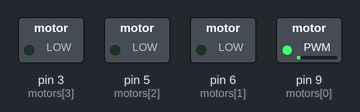
A sketch run on a simulated Arduino Uno, built with avr-gcc and run on an emulated ATmega328P. Shown: switched loads named in the sketch (green lamp = pin HIGH). What the sketch prints to the serial monitor is not drawn.

Above: at 0.05 s.
At 2.2 s:
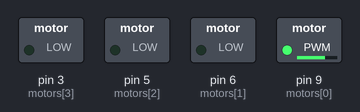
At 4.4 s:
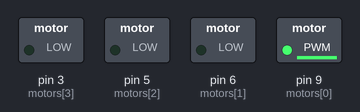
At 8.75 s:
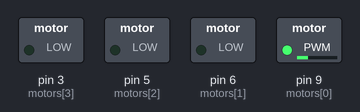
Timing chart, 0 to 12.2 s (numbered marks = the images above):
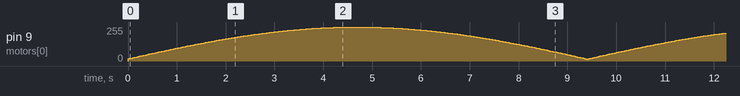

The sketch:

uniDirMotorControl.ino
```cpp
#include <math.h>

const int motorCount = 4;
int motors[motorCount] = {9, 6, 5, 3};
int M1 = motors[0];
int M2 = motors[1];
int M3 = motors[2];
int M4 = motors[3];

void setup() {
  Serial.begin(115200); //opens serial comm at specified baudrate
  initMotors();
}

void loop() {
  //on(motors[0],150,2000); //on
  //brake(motors[0], 1000);
  //saw(motors[0], 17, 255, 20000, 1); //ramp up
  //saw(motors[0], 255, 17, 20000, 1); //ramp down
  //square(motors[0], 255, 800, 400, 10); //square wave
  //triangle(M1,255,17,10000,2); //
  sine(M1, 255, 10000, 1);
  //brake(M1,1000);
}

//////////////////////////////////////////////////////////////////////////////
//////////////////////////////////          //////////////////////////////////
//////////////////////////////////   BASIC  //////////////////////////////////
//////////////////////////////////  CONTROL //////////////////////////////////
//////////////////////////////////          //////////////////////////////////
//////////////////////////////////////////////////////////////////////////////

// -- INITILIAZE MOTORS -- //
//Initializes every motor in the motors array to its resepective pin number
//Sets all the motors to off
void initMotors() {
  for(int i = 0; i < motorCount; i++) {
    pinMode(motors[i],OUTPUT); //sets PWM to OUTPUT
    digitalWrite(motors[i],LOW); //initializes PWM pins to LOW
  }
  Serial.println("MOTORS INITIALIZED");
}

// -- ON -- //
//turns motor on at specified amplitude for specified time
void on(int motor, int amp, int time) {
    analogWrite(motor, amp);
    Serial.println("PIN " + String(motor) + " | " + "ON" + " | AMP = " + String(amp) + " | TIME = " + String(time));
    delay(time);
}

// -- BRAKE -- //
//stops motor for specified amount of time
void brake(int motor, int time) {
  digitalWrite(motor,LOW);
  Serial.println("PIN " + String(motor) + " | " + "BRAKE" + " | TIME = " + String(time));
  delay(time);
}

// -- KICKSTART -- //
//provides enough current to kickstart the motor
//power is an int between 1-3. 1 is a gentle kickstart, 3 is a powerful kickstart
void kickstart(int motor, int power) {
  analogWrite(motor,255);
  switch(power) {
    case 3:
      delay(30);
      break;
    case 2:
      delay(20);
      break;
    case 1:
      delay(10);
      break;
  }
  Serial.println("PIN " + String(motor) + " | " + "KICKSTART" + " | POWER = " + String(power));
}

String getDir(int low, int high) {
  if (low < high) {
    return "UP";
  } else {
    return "DOWN";
  }
}

//////////////////////////////////////////////////////////////////////////////
//////////////////////////////////          //////////////////////////////////
//////////////////////////////////   WAVES  //////////////////////////////////
//////////////////////////////////          //////////////////////////////////
//////////////////////////////////////////////////////////////////////////////

// -- SQUARE WAVE -- //
//control over amplitude, time ON, time OFF, and number of iterations
//hiTime has to be at least 100ms (lag time is 15.5ms, rise time is 85.5ms)
//loTime has to be at least 200ms for a complete stop (passive brake time is 200ms)
void square(int motor, int amp, int hiTime, int loTime, int iter) {

  Serial.println("PIN " + String(motor) + " | " + "SQUARE" + " | AMP = " + String(amp)
  + " | HI-TIME = " + String(hiTime) + " | LO-TIME = " + String(loTime) + " | ITER = " + String(iter));

  for(int i = 0; i < iter; i++) {
    analogWrite(motor, amp);
    Serial.println("HIGH");
    delay(hiTime);
    digitalWrite(motor, LOW);
    Serial.println("LOW");
    delay(loTime);
  }
}

// -- SAW WAVE -- //
//contol over direction, time, and number of iterations
void saw(int motor, int amp0, int amp, int time, int iter, boolean kick = true);
void saw(int motor, int amp0, int amp, int time, int iter, boolean kick) {
  String dir = getDir(amp0, amp);
  if (dir == "UP") {

    if(kick) {
      kickstart(motor,3); //during ramp up, we need an initial boost of current
    }

    Serial.println("PIN " + String(motor) + " | " + "SAW = " + dir + " | AMP0 = " + String(amp0)
    + " | AMP = " + String(amp) + " | TIME = " + String(time) + " | ITER = " + String(iter) + " | KICK = " + String(kick));

    if (amp0 < 17) { //duty cycle 17/255 is the minimum freq. needed to power motors
      amp0 = 17; //~0.22V
    }
    for(int i = 0; i < iter; i++) {
      for(int j = amp0; j <= amp; j++) {
       analogWrite(motor,j);
       delay(floor(time/(amp-amp0)));
       //Serial.println(j);
      }
    }
  } else {

    Serial.println("PIN " + String(motor) + " | " + "SAW = " + dir + " | AMP0 = " + String(amp0)
    + " | AMP = " + String(amp) + " | TIME = " + String(time) + " | ITER = " + String(iter));

    for(int i = 0; i < iter; i++) {
      for(int j = amp0; j >= amp; j--) {
       analogWrite(motor,j);
       delay(floor(time/(amp0-amp)));
       //Serial.println(j);
      }
    }
  }
}

// -- TRIANGLE WAVE -- //
//takes in low and high bounds for amplitude, time, and # of iterations
void triangle(int motor, int ampLo, int ampHi, int time, int iter) {
  String dir = getDir(ampLo, ampHi);
  Serial.println("PIN " + String(motor) + " | " + "TRIANGLE" + " | AMP-LO = " + String(ampLo)
  + " | AMP-HI = " + String(ampHi) + " | TIME = " + String(time) + " | ITER = " + String(iter));

  for(int i = 0; i < iter; i++) {
    if(dir == "UP") {

      if(i == 0) {
        saw(motor,ampLo,ampHi,time/2,1);
      } else {
        saw(motor,ampLo,ampHi,time/2,1, false);
      }
      saw(motor,ampHi,ampLo,time/2,1);

    } else {
      saw(motor,ampLo,ampHi,time/2,1);
      saw(motor,ampHi,ampLo,time/2,1, false);
    }
  }
}

// -- SINE WAVE -- //
//had to calculate min value of sin at which it will output 17 PWM
void sine(int motor, int amp, int time, int iter) {

  Serial.println("PIN " + String(motor) + " | " + "SINE" + " | AMP = " + String(amp)
  + " | TIME = " + String(time) + " | ITER = " + String(iter));

  float value;
  for(int i = 0; i < iter; i++) {
     for(float j = 0.07; j <= 3.08 ; j+=0.01) {
       value  = abs(floor(sin(j)*amp));
       analogWrite(motor, value);
       delay(time/(PI*100));
       //Serial.println(j);
    }
  }

}
```
